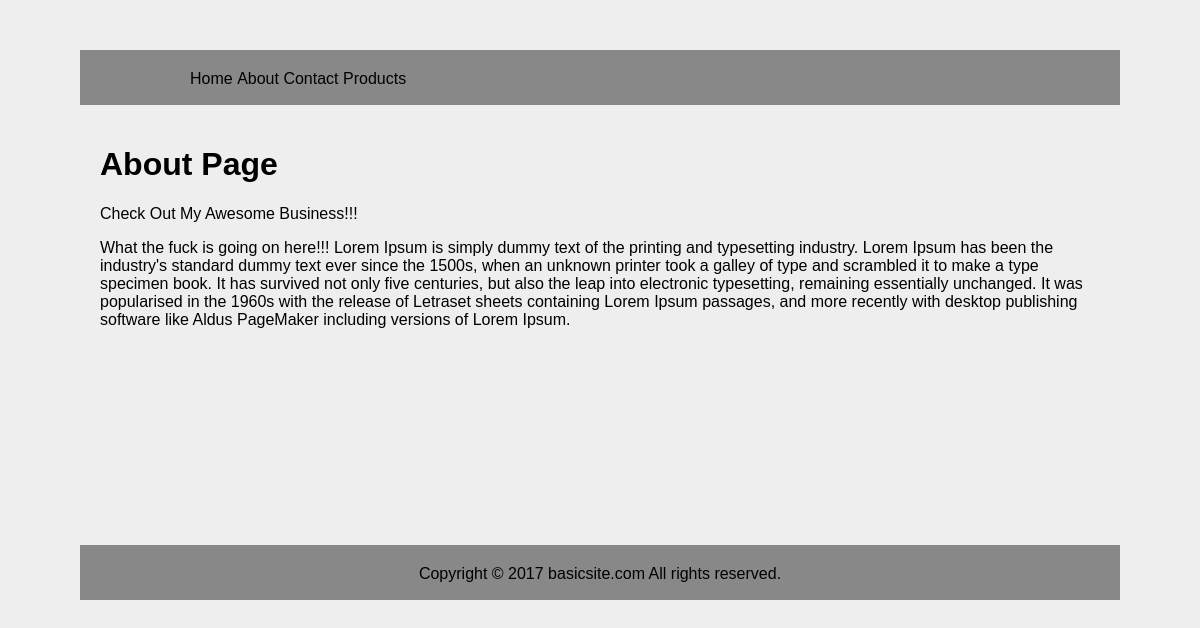
Page /index.php/site/about on the committed database.
### tables this page shows
CREATE TABLE `pagedata` (
  `id` int(11) NOT NULL,
  `title` text NOT NULL,
  `page` text NOT NULL,
  `text1` text NOT NULL,
  `text2` text NOT NULL
);

### application/controllers/site.php (called while the page is built, shortened)
<?php defined('BASEPATH') OR exit('No direct script access allowed');
class Site extends CI_Controller {
    public function about()
    {
        $this->load->model("model_get");
        $data["results"] = $this->model_get->getData("about");
        $this->load->view("site_header",$data);
        $this->load->view("site_nav");
        $this->load->view("content_about",$data);
        $this->load->view("site_footer");
    }
}
?>

### index.php (called while the page is built, shortened)
<?php
require_once BASEPATH.'core/CodeIgniter.php';

### application/models/model_get.php (called while the page is built)
<?php
   class Model_get extends CI_Model{
   	function getData($page){
   		$query = $this->db->get_where("pageData",array("page" => $page));
   		return $query->result();
   	}
   }
?>

### application/views/content_about.php (the view)
<div id="content">
        <?php
           foreach ($results as $row) {
           	$title = $row->title;
           	$text1 = $row->text1;
           	$text2 = $row->text2;
           }
           echo heading($title,1);
        ?>
        <p><?php echo $text1; ?></p>
        <p><?php echo $text2; ?></p>
</div>

### styles/style.css (style rules this page uses)
body,html { margin: 0; padding: 0; }
body { background-color: #EEE; }
h1,h2,h3,h4,p,a,li,ul { font-family: arial,sans-serif; color: black; text-decoration: none; }
#content { width: 1000px; min-height: 400px; margin: 0 auto; padding: 20px; }

### rows in the picture
pagedata: title "About Page", text1 "Check Out My Awesome Business!!!", text2 "What the fuck is going on here!!! Lorem Ipsum is simply dummy text of the printing and typesetting industry. Lorem Ipsum has been the industry's standard dummy text ever since the 1500s, when an unknown printer took a galley of type and scrambled it to make a type specimen book. It has survived not only five centuries, but also the leap into electronic typesetting, remaining essentially unchanged. It was popularised in the 1960s with the release of Letraset sheets containing Lorem Ipsum passages, and more recently with desktop publishing software like Aldus PageMaker including versions of Lorem Ipsum."
